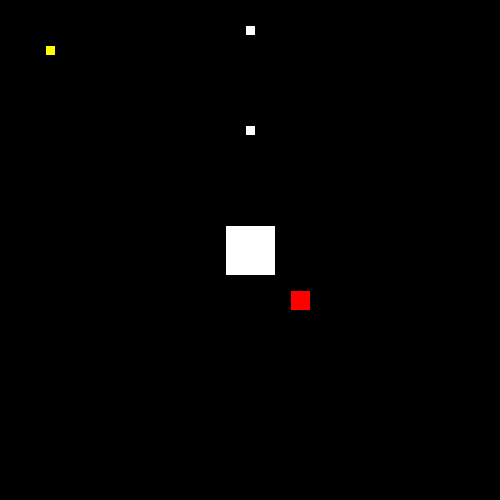
Frame 1 (no input)
Frame 60 (the mouse pressed at the canvas centre just before this capture): identical to frame 1, image omitted
Frame 120 (the mouse held since frame 60 and released just before this capture): identical to frame 1, image omitted

The Processing sketch that drew this single still picture (run headless with seeded random() and noise(); from frame 60 on, the mouse is pressed at the canvas centre):

// Processing sketch: canvas_zoom
// ── canvas_zoom.pde
//a test sketch to get zoom to work

float x=0, y=0;
float w, h;
float X, Y;
float mX, mY, pmX, pmY;
float panx=0, pany=0, px=0, py=0, dpx=0, dpy=0;
float easing=.065;
boolean[] keys=new boolean[2];
float angle=0;
float da;

boolean yellow=false;

void setup() {
  size(500, 500);
  w=width;
  h=height;
  smooth();
}

void draw() {

  yellow=false;
  background(0);

  if (keyPressed) {
    //= and - to zoom in and out on center of screen
    if (key == '1') {
      float zoom=.95; 
      x += .5 * w * ( 1 - 1 / zoom );
      y += .5 * h * ( 1 - 1 / zoom );
      w *= 1 / zoom;
      h *= 1 / zoom;
    }
    if (key == '2') {
      float zoom=1.05;
      x += .5 * w * ( 1 - 1 / zoom );
      y += .5 * h * ( 1 - 1 / zoom );
      w *= 1 / zoom;
      h *= 1 / zoom;
    }

    //r to reset all zooms and translates
    if (key == 'r') {
      x=0;
      y=0;
      w=width;
      h=height;
      mX=0;
      mY=0;
      angle=0;
    }

    if (key == 'q') { 
      float[] m=mouseRotate(constrain(mouseX, 0, width), 
      constrain(mouseY, 0, height), angle, width/2, height/2);
      mX=m[0];
      mY=m[1];
      X= x + mX * w/width;
      Y= y + mY * h/height;

      println("rotated mouse = " + mX + ", " + mY);
      if (X>45 && X<55 && Y>45 && Y<55) {
        yellow=true;
      }
    }
  }

  //mouseDragged translation
  dpx= (panx - px) * easing;
  dpy= (pany - py) * easing;
  x -= dpx;
  y -= dpy;
  px += dpx;
  py += dpy;

  //arrowkey Rotation, keys[]
  if (keys[0]) angle+=radians(-2);
  if (keys[1]) angle+=radians(2);

  translate(width/2, height/2);
  rotate(angle);
  translate(-width/2, -height/2);

  scale( width / w, height / h);
  translate(-x, -y);

  //some test rectangles
  fill(255);
  rect(225, 225, 50, 50);
  rect(245, 125, 10, 10);
  rect(245, 25, 10, 10);

  fill(255, 0, 0);
  rect(290, 290, 20, 20);

  if (yellow) fill (255, 255, 0, 100);
  else fill(255, 255, 0);
  rect(45, 45, 10, 10);
}

void mousePressed() {

  //// mouseEvent variable contains the current event information
  ////double-click zoom
  //if (mouseEvent.getClickCount()==2) {
  //  float zoom=2;

  //  float[] m=mouseRotate(constrain(mouseX, 0, width), 
  //  constrain(mouseY, 0, height), angle, width/2, height/2);
  //  mX=m[0];
  //  mY=m[1];

  //  X= x + mX * w/width;
  //  Y= y + mY * h/height;
  //  x= X - (1 / zoom) * (X - x);
  //  y= Y - (1 / zoom) * (Y - y);
  //  w *= 1 / zoom;
  //  h *= 1 / zoom;
  //}

  ////right-click center and zoom
  //if (mouseEvent.getButton()==MouseEvent.BUTTON3) {
  //  float zoom=2;

  //  float[] m=mouseRotate(constrain(mouseX, 0, width), 
  //  constrain(mouseY, 0, height), angle, width/2, height/2);
  //  mX=m[0];
  //  mY=m[1];

  //  X= x + mX * w/width;
  //  Y= y + mY * h/height;
  //  x= X - w / (2 * zoom);
  //  y= Y - h / (2 * zoom);
  //  w *= 1 / zoom;
  //  h *= 1 / zoom;
  //}
}

void mouseDragged() {
  float[] m=mouseRotate(constrain(mouseX, 0, width), 
  constrain(mouseY, 0, height), angle, width/2, height/2);
  mX=m[0];
  mY=m[1];

  m=mouseRotate(constrain(pmouseX, 0, width), 
  constrain(pmouseY, 0, height), angle, width/2, height/2);
  pmX=m[0];
  pmY=m[1];

  panx += (mX - pmX) * w/width;
  pany += (mY - pmY) * h/height;
}

void keyPressed() {
  if (keyCode == LEFT) keys[0]=true;
  if (keyCode == RIGHT) keys[1]=true;
}

void keyReleased() {
  if (keyCode == LEFT) keys[0]=false;
  if (keyCode == RIGHT) keys[1]=false;
}

float[] mouseRotate(float mx, float my, float angle, 
float xc, float yc) {
  float mtx=mx;
  float mty=my;
  mx= xc + (mtx-xc) * cos(-angle) - (mty-yc) * sin(-angle);
  my= yc + (mtx-xc) * sin(-angle) + (mty-yc) * cos(-angle);
  float[] mxmy= {
    mx, my
  };
  return mxmy;
}
